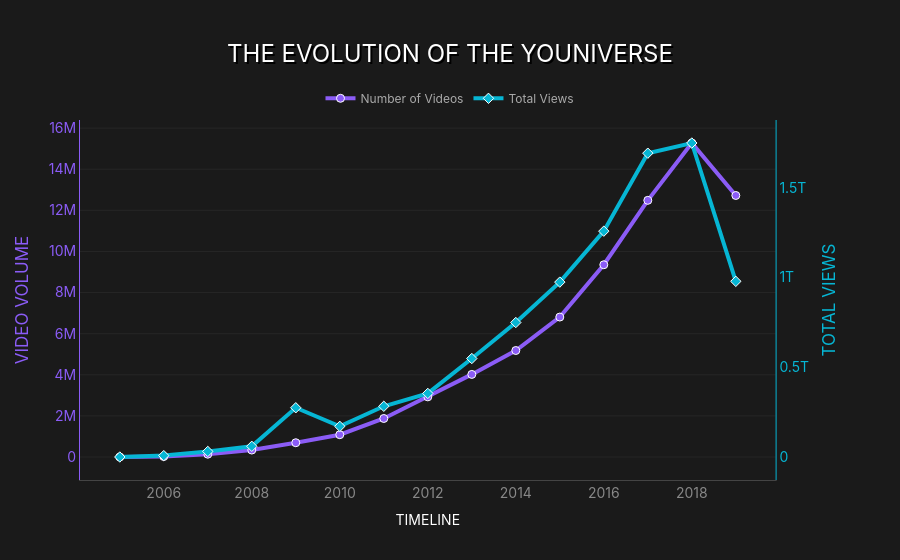

Source (notebook cell):
### Code cell
from plotly.subplots import make_subplots
import plotly.graph_objects as go

yearViews.reset_index(inplace=True)
bg_color = "#1A1A1A" 

font_stack = "'-apple-system', 'BlinkMacSystemFont', 'Segoe UI', Roboto, Helvetica, Arial, sans-serif"

fig = make_subplots(specs=[[{"secondary_y": True}]])

fig.add_trace(
    go.Scatter(
        x=yearViews["upload_year"],
        y=yearViews["display_id"],
        name="Number of Videos",
        mode="lines+markers",
        line=dict(color="#8b5cf6", width=4),
        marker=dict(size=8, symbol="circle", line=dict(color="#FFFFFF", width=1)),
        hovertemplate="<b>%{x}</b><br>Videos: %{y:,}<extra></extra>"
    ),
    secondary_y=False
)

# --- 2. View Count Trace ---
fig.add_trace(
    go.Scatter(
        x=yearViews["upload_year"],
        y=yearViews["view_count"],
        name="Total Views",
        mode="lines+markers",
        line=dict(color="#06b6d4", width=4),
        marker=dict(size=8, symbol="diamond", line=dict(color="#FFFFFF", width=1)),
        hovertemplate="<b>%{x}</b><br>Views: %{y:,}<extra></extra>"
    ),
    secondary_y=True
)

# --- 3. Refined Layout & Fonts ---
fig.update_layout(
    title=dict(
        text="<span style='text-shadow: 2px 2px 0 #000;'>THE EVOLUTION OF THE YOUNIVERSE</span>",
        x=0.5,
        y=0.92,
        font=dict(size=24, family=font_stack, color="#FFFFFF") # UPDATED FONT
    ),
    paper_bgcolor=bg_color,
    plot_bgcolor=bg_color,
    hovermode="x unified",

    # Global Font Update
    font=dict(
        family=font_stack, # UPDATED FONT
        size=14,
        color="#FFFFFF"
    ),

    legend=dict(
        orientation="h",
        yanchor="bottom",
        y=1.02,
        xanchor="center",
        x=0.5,
        bgcolor="rgba(0,0,0,0)",
        font=dict(family=font_stack, size=12, color="#AAAAAA") # UPDATED FONT
    ),

    margin=dict(l=80, r=80, t=120, b=80),
    
    hoverlabel=dict(
        bgcolor="#111111",
        font_size=15,
        font_family=font_stack, # UPDATED FONT
        font_color="#FFFFFF",
        bordercolor="#06b6d4"
    )
)

# --- 4. Axes Styling ---
fig.update_xaxes(
    title="TIMELINE",
    title_font=dict(family=font_stack, size=14, color="#FFFFFF"), # UPDATED FONT
    showgrid=False,
    zeroline=False,
    tickfont=dict(family=font_stack, color="#888888"), # UPDATED FONT
    linecolor="#444444"
)

fig.update_yaxes(
    title_text="<span style='color:#8b5cf6'>VIDEO VOLUME</span>",
    title_font=dict(family=font_stack), # UPDATED FONT
    showgrid=True, 
    gridcolor="rgba(255,255,255,0.05)", 
    zeroline=False,
    linecolor="#8b5cf6",
    tickfont=dict(family=font_stack, color="#8b5cf6"), # UPDATED FONT
    secondary_y=False
)

fig.update_yaxes(
    title_text="<span style='color:#06b6d4'>TOTAL VIEWS</span>",
    title_font=dict(family=font_stack), # UPDATED FONT
    showgrid=False,
    zeroline=False,
    linecolor="#06b6d4",
    tickfont=dict(family=font_stack, color="#06b6d4"), # UPDATED FONT
    secondary_y=True
)

fig.write_html("timeline_evolution.html", include_plotlyjs='cdn', full_html=False)
fig.show()

### Figure 1 — Plotly figure (JSON) as saved in the notebook; plotly's stock layout.template omitted (floating-point values rounded to 4 significant figures)
{"data": [{"hovertemplate": "<b>%{x}</b><br>Videos: %{y:,}<extra></extra>", "line": {"color": "#8b5cf6", "width": 4}, "marker": {"line": {"color": "#FFFFFF", "width": 1}, "size": 8, "symbol": "circle"}, "mode": "lines+markers", "name": "Number of Videos", "type": "scatter", "x": [2005, 2006, 2007, 2008, 2009, 2010, 2011, 2012, 2013, 2014, 2015, 2016, 2017, 2018, 2019], "xaxis": "x", "y": [332, 23294, 137250, 338040, 694586, 1085424, 1874984, 2926436, 4018279, 5179935, 6808073, 9352771, 12486407, 15275859, 12723124], "yaxis": "y"}, {"hovertemplate": "<b>%{x}</b><br>Views: %{y:,}<extra></extra>", "line": {"color": "#06b6d4", "width": 4}, "marker": {"line": {"color": "#FFFFFF", "width": 1}, "size": 8, "symbol": "diamond"}, "mode": "lines+markers", "name": "Total Views", "type": "scatter", "x": [2005, 2006, 2007, 2008, 2009, 2010, 2011, 2012, 2013, 2014, 2015, 2016, 2017, 2018, 2019], "xaxis": "x", "y": [174000000.0, 7906000000.0, 31120000000.0, 59800000000.0, 274400000000.0, 171000000000.0, 282700000000.0, 354300000000.0, 548800000000.0, 749300000000.0, 974400000000.0, 1258000000000.0, 1693000000000.0, 1749000000000.0, 978700000000.0], "yaxis": "y2"}], "layout": {"font": {"color": "#FFFFFF", "family": "'-apple-system', 'BlinkMacSystemFont', 'Segoe UI', Roboto, Helvetica, Arial, sans-serif", "size": 14}, "hoverlabel": {"bgcolor": "#111111", "bordercolor": "#06b6d4", "font": {"color": "#FFFFFF", "family": "'-apple-system', 'BlinkMacSystemFont', 'Segoe UI', Roboto, Helvetica, Arial, sans-serif", "size": 15}}, "hovermode": "x unified", "legend": {"bgcolor": "rgba(0,0,0,0)", "font": {"color": "#AAAAAA", "family": "'-apple-system', 'BlinkMacSystemFont', 'Segoe UI', Roboto, Helvetica, Arial, sans-serif", "size": 12}, "orientation": "h", "x": 0.5, "xanchor": "center", "y": 1.02, "yanchor": "bottom"}, "margin": {"b": 80, "l": 80, "r": 80, "t": 120}, "paper_bgcolor": "#1A1A1A", "plot_bgcolor": "#1A1A1A", "title": {"font": {"color": "#FFFFFF", "family": "'-apple-system', 'BlinkMacSystemFont', 'Segoe UI', Roboto, Helvetica, Arial, sans-serif", "size": 24}, "text": "<span style='text-shadow: 2px 2px 0 #000;'>THE EVOLUTION OF THE YOUNIVERSE</span>", "x": 0.5, "y": 0.92}, "xaxis": {"anchor": "y", "domain": [0, 0.94], "linecolor": "#444444", "showgrid": false, "tickfont": {"color": "#888888", "family": "'-apple-system', 'BlinkMacSystemFont', 'Segoe UI', Roboto, Helvetica, Arial, sans-serif"}, "title": {"font": {"color": "#FFFFFF", "family": "'-apple-system', 'BlinkMacSystemFont', 'Segoe UI', Roboto, Helvetica, Arial, sans-serif", "size": 14}, "text": "TIMELINE"}, "zeroline": false}, "yaxis": {"anchor": "x", "domain": [0, 1], "gridcolor": "rgba(255,255,255,0.05)", "linecolor": "#8b5cf6", "showgrid": true, "tickfont": {"color": "#8b5cf6", "family": "'-apple-system', 'BlinkMacSystemFont', 'Segoe UI', Roboto, Helvetica, Arial, sans-serif"}, "title": {"font": {"family": "'-apple-system', 'BlinkMacSystemFont', 'Segoe UI', Roboto, Helvetica, Arial, sans-serif"}, "text": "<span style='color:#8b5cf6'>VIDEO VOLUME</span>"}, "zeroline": false}, "yaxis2": {"anchor": "x", "linecolor": "#06b6d4", "overlaying": "y", "showgrid": false, "side": "right", "tickfont": {"color": "#06b6d4", "family": "'-apple-system', 'BlinkMacSystemFont', 'Segoe UI', Roboto, Helvetica, Arial, sans-serif"}, "title": {"font": {"family": "'-apple-system', 'BlinkMacSystemFont', 'Segoe UI', Roboto, Helvetica, Arial, sans-serif"}, "text": "<span style='color:#06b6d4'>TOTAL VIEWS</span>"}, "zeroline": false}}}
